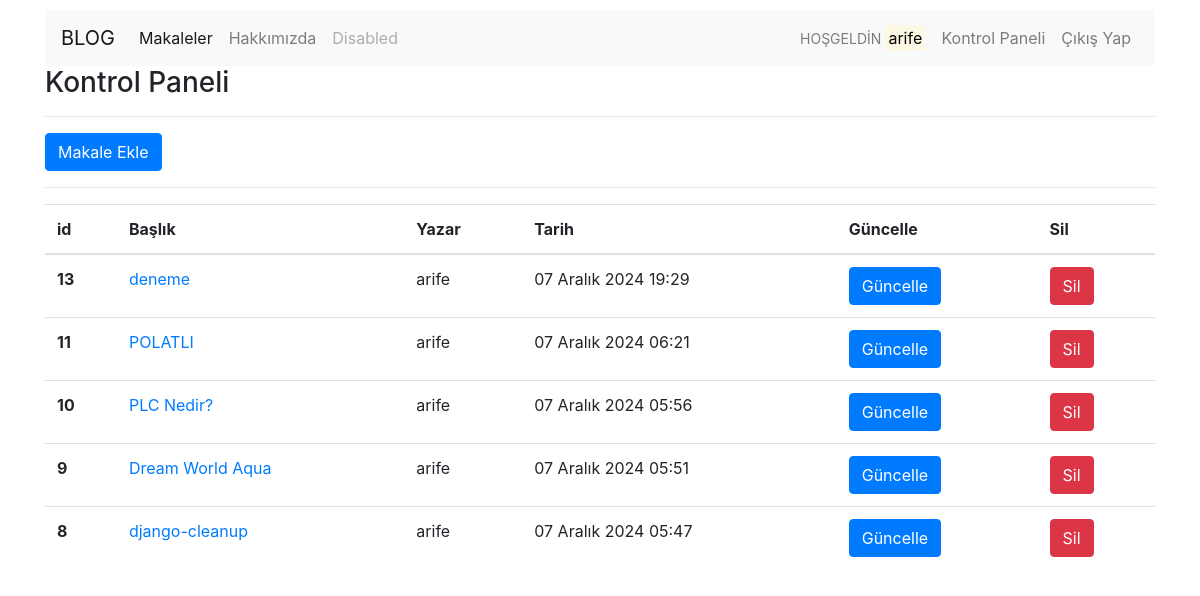
The page /article/dashboard/ (signed in) on the database its author committed.
### article/models.py (models this page shows, shortened)
class Article(models.Model):
    author = models.ForeignKey("auth.User", on_delete=models.CASCADE, verbose_name="Yazar")
    title = models.CharField(max_length = 50, verbose_name="Başlık")
    content = RichTextField()
    created_date = models.DateTimeField(auto_now_add = True, verbose_name="Oluşturulma Tarihi")
    article_image = models.FileField(blank=True, null=True, verbose_name="Makaleye Fotoğraf Ekle")
    class Meta:
        ordering=["-created_date"]

### article/views.py (the view)
# urls.py: path('dashboard/', views.dashboard, name="dashboard"),
@login_required(login_url="/user/login/")
def dashboard(request):
    articles = Article.objects.filter(author=request.user)
    context = {
        "articles":articles
    }
    return render(request, "dashboard.html", context)

### templates/dashboard.html (shortened to what this page needs)
{% extends "layout.html" %}
{% block body %}
<h3>Kontrol Paneli</h3>
<hr>
<a href="/article/addarticle" class="btn btn-primary">Makale Ekle</a>
<hr>
{% if articles %}
<table class="table">
    <thead>
      <tr>
        <th scope="col">id</th>
        <th scope="col">Başlık</th>
        <th scope="col">Yazar</th>
        <th scope="col">Tarih</th>
        <th scope="col">Güncelle</th>
        <th scope="col">Sil</th>
      </tr>
    </thead>
    <tbody>
        {% for article in articles %}
        <tr>
            <th scope="row">{{ article.id }}</th>
            <td><a href="/article/article/{{ article.id }}">{{ article.title }}</a></td>
            <td>{{ article.author }}</td>
            <td>{{ article.created_date }}</td>
            <td><a href="/article/update/{{ article.id }}" class="btn btn-primary">Güncelle</a></td>
            <td><a href="/article/delete/{{ article.id }}" class="btn btn-danger">Sil</a></td>
          </tr>
        {% endfor %}
    </tbody>
  </table>
{% else %}
<div class="alert alert-danger">
  Henüz Bir Makaleniz Bulunmuyor
</div>
{% endif %}
{% endblock body %}

### templates/layout.html (shortened to what this page needs)
<!doctype html>
{% load static %}
<html lang="en">
  <head>
    <link rel="stylesheet" href="{% static 'css/bootstrap.min.css' %}">
  </head>
  <body>
    <div style = "margin-top : 10px; margin-bootom : 50px" class = "container">
        {% include 'includes/navbar.html' %}
        {% block body %}
        {% endblock body %}
    </div>
  </body>
</html>

### templates/includes/navbar.html (shortened to what this page needs)
<nav class="navbar navbar-expand-lg navbar-light bg-light">
    <a class="navbar-brand" href="{% url 'index' %}">BLOG</a>
    <div class="collapse navbar-collapse" id="navbarTogglerDemo03">
      <ul class="navbar-nav mr-auto mt-2 mt-lg-0">
        <li class="nav-item active">
          <a class="nav-link" href="{% url 'articles' %}">Makaleler</a>
        </li>
        <li class="nav-item">
          <a class="nav-link" href="{% url 'about' %}">Hakkımızda</a>
        </li>
        <li class="nav-item">
          <a class="nav-link disabled">Disabled</a>
        </li>
      </ul>
      <ul class="navbar-nav ml-auto mt-2 mt-lg-0">
        {% if request.user.is_authenticated %}
        <li class="nav-item">
          <a class="nav-link " href="#"><small>HOŞGELDİN </small><mark>{{ request.user.username }}</mark></a>
        </li>
        <li class="nav-item">
          <a class="nav-link " href="{% url 'dashboard' %}">Kontrol Paneli</a>
        </li>
        <li class="nav-item">
          <a class="nav-link " href="{% url 'user:logout' %}">Çıkış Yap</a>
        </li>
        {% endif %}
    </div>
</nav>

### rows shown on the page
Article: id "13", title "deneme", author "arife", created_date "07 Aralık 2024 19:29"
Article: id "11", title "POLATLI", author "arife", created_date "07 Aralık 2024 06:21"
Article: id "10", title "PLC Nedir?", author "arife", created_date "07 Aralık 2024 05:56"
Article: id "9", title "Dream World Aqua", author "arife", created_date "07 Aralık 2024 05:51"
Article: id "8", title "django-cleanup", author "arife", created_date "07 Aralık 2024 05:47"

### other values the page prints
{{ request.user.username }} "arife"
